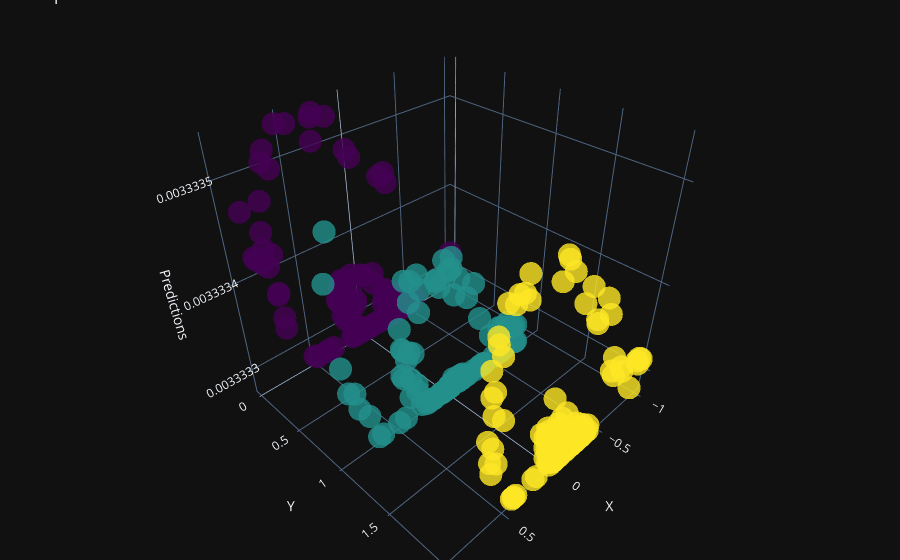

The code cell stored with this chart in its notebook:
### Code cell
# Graph the predictions
import plotly.graph_objects as go
from plotly.subplots import make_subplots
# Graph the X inputs and y labels
fig = go.Figure()

# Graph the dataset with the predictions
fig.add_trace(
    go.Scatter3d(
        x=X[:,0], y=y, z=predictions[:,1], mode='markers',
        marker=dict(size=8, color=y, opacity=0.8, colorscale='Viridis'), name='Predictions'
    )
)
fig.update_layout(
    title='Spiral Dataset Predictions',
    scene=dict(xaxis_title='X', yaxis_title='Y', zaxis_title='Predictions'),
    margin=dict(l=0, r=0, t=0, b=0)
)
fig.show()

### Figure 1 — Plotly figure (JSON) as saved in the notebook; plotly's stock layout.template omitted (floating-point values rounded to 4 significant figures; data arrays with more than 128 entries replaced by an {"elided": "..."} marker saying what was removed)
{"data": [{"marker": {"color": {"elided": "300 int values"}, "colorscale": [[0.0, "#440154"], [0.1111, "#482878"], [0.2222, "#3e4989"], [0.3333, "#31688e"], [0.4444, "#26828e"], [0.5556, "#1f9e89"], [0.6667, "#35b779"], [0.7778, "#6ece58"], [0.8889, "#b5de2b"], [1.0, "#fde725"]], "opacity": 0.8, "size": 8}, "mode": "markers", "name": "Predictions", "x": {"elided": "300 float values"}, "y": {"elided": "300 int values"}, "z": {"elided": "300 float values"}, "type": "scatter3d"}], "layout": {"margin": {"l": 0, "r": 0, "t": 0, "b": 0}, "title": {"text": "Spiral Dataset Predictions"}, "scene": {"xaxis": {"title": {"text": "X"}}, "yaxis": {"title": {"text": "Y"}}, "zaxis": {"title": {"text": "Predictions"}}}}}
